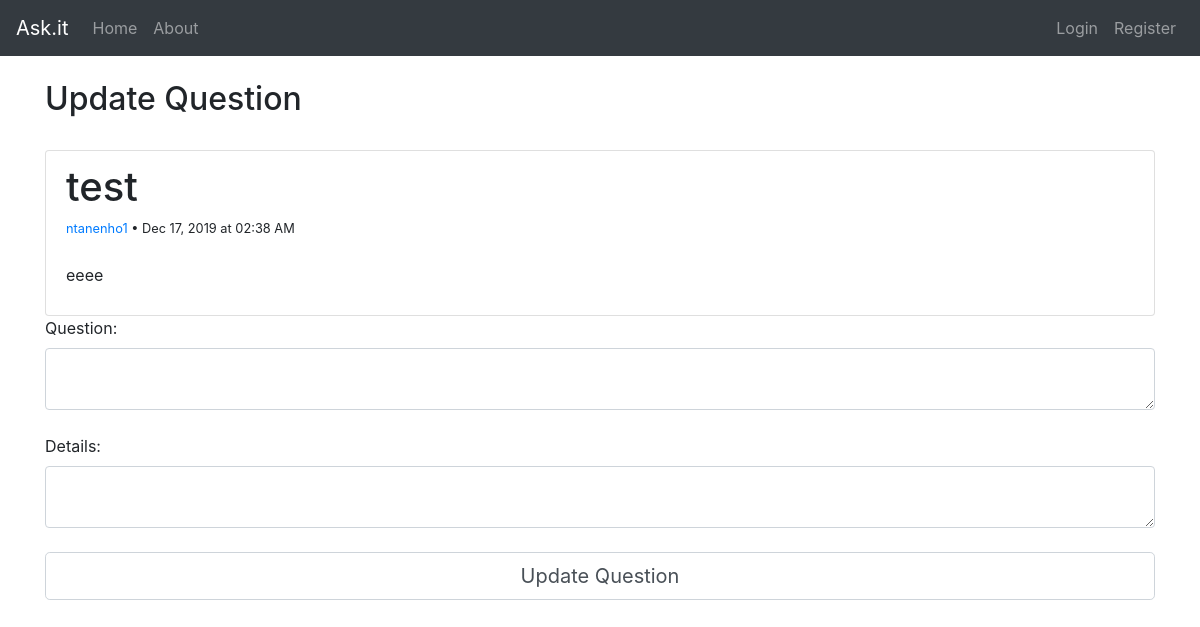
The page /update_question/1 on the database its author committed.
### flask_app/models.py (models this page shows, shortened)
class Question(db.Model):
    id = db.Column(db.Integer, primary_key=True)
    question = db.Column(db.Text, nullable=False)
    details = db.Column(db.Text, nullable=False)
    date = db.Column(db.DateTime, nullable=False, default=datetime.now)
    user_id = db.Column(db.Integer, db.ForeignKey("user.id"), nullable=False)
    answers = db.relationship("Answer", backref="question", lazy=True)

class User(db.Model, UserMixin):
    id = db.Column(db.Integer, primary_key=True)
    username = db.Column(db.String(30), unique=True, nullable=False)
    email = db.Column(db.String(120), unique=True, nullable=False)
    password = db.Column(db.String(60), nullable=False)
    confirmed = db.Column(db.Boolean, nullable=False, default=False)
    otp_secret = db.Column(db.String(16), nullable=False)
    questions = db.relationship("Question", backref="author", lazy=True)
    answers = db.relationship("Answer", backref="author", lazy=True)
    comments = db.relationship("Comment", backref="author", lazy=True)

### flask_app/questions/routes.py (the view)
@questions.route("/update_question/<question_id>", methods=["GET", "POST"])
def update_question(question_id):
    form = UpdateQuestionForm()
    question = Question.query.filter_by(id=question_id).first()
    if form.validate_on_submit():
        question.question = form.question.data
        question.details = form.details.data
        db.session.commit()
        return redirect(url_for("questions.question_detail", question_id=question_id))
    return render_template("update_question.html", form=form, question=question)

### flask_app/questions/forms.py
class UpdateQuestionForm(FlaskForm):
    question = TextAreaField("Question:", validators=[Length(min=1)])
    details = TextAreaField("Details:", validators=[Length(min=1)])
    submit = SubmitField("Update Question")

### flask_app/templates/update_question.html (shortened to what this page needs)
{% extends "base.html" %}
{% block content %}
<div>
    <br><h2>Update Question</h2>
</div>
<br><article class="content-section">
    <div class="list-group-item"s>
        <h1>{{ question.question }}</h1>
        <div>
            <small>
                <a href={{ url_for('main.user_detail', username=question.author.username) }}>
                    {{ question.author.username }}
                </a> • {{ question.date.strftime('%b %d, %Y at %I:%M %p') }}
            </small>
        </div><br>
		    <p><large>{{ question.details }}</large> </p>
    </div>
</article>
<div>
    <form action="" method="post">
        <div>
            {{ form.question.label(class="form-control-label") }}
            {{ form.question(class="form-control form-control-md") }}
			      <br>{{ form.details.label(class="form-control-label") }}
            {{ form.details(class="form-control form-control-md") }}
			<div><br>
                {{ form.submit(class="form-control form-control-lg") }}
            </div>
        </div>
    </form>
</div>
{% endblock %}

### rows shown on the page
Question: question "test", date "Dec 17, 2019 at 02:38 AM", details "eeee"
User: author.username "ntanenho1"
